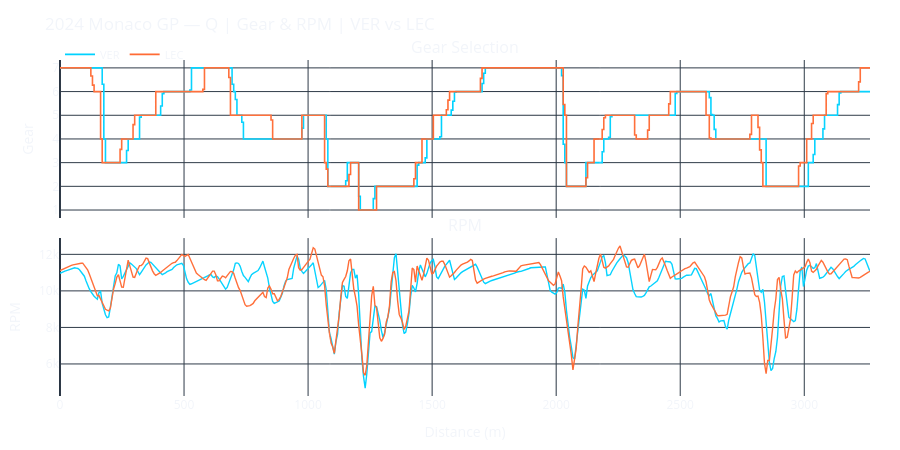

Here is the notebook cell this chart was saved with:
### Markdown cell above
## Cell 7 — Gear Map & RPM Comparison

### Code cell
fig2 = make_subplots(
    rows=2, cols=1,
    shared_xaxes=True,
    row_heights=[0.5, 0.5],
    vertical_spacing=0.06,
    subplot_titles=['Gear Selection', 'RPM']
)

# Step-line shape ('hv') reflects instantaneous gear shifts accurately
fig2.add_trace(go.Scatter(
    x=dist, y=df['nGear_D1'], name=DRIVER_1,
    line=dict(color=COLOR_D1, width=1.6, shape='hv'), hovertemplate='Gear %{y}'
), row=1, col=1)
fig2.add_trace(go.Scatter(
    x=dist, y=df['nGear_D2'], name=DRIVER_2,
    line=dict(color=COLOR_D2, width=1.6, shape='hv'), hovertemplate='Gear %{y}'
), row=1, col=1)

fig2.add_trace(go.Scatter(
    x=dist, y=df['RPM_D1'],
    line=dict(color=COLOR_D1, width=1.4), showlegend=False, hovertemplate='%{y:.0f} RPM'
), row=2, col=1)
fig2.add_trace(go.Scatter(
    x=dist, y=df['RPM_D2'],
    line=dict(color=COLOR_D2, width=1.4), showlegend=False, hovertemplate='%{y:.0f} RPM'
), row=2, col=1)

fig2 = add_sector_shading(fig2, sector_bounds, total_dist, n_rows=2)

fig2.update_layout(
    template=CHART_THEME,
    title=f'{YEAR} {GRAND_PRIX} GP — {SESSION_TYPE} | Gear & RPM | {DRIVER_1} vs {DRIVER_2}',
    height=450,
    hovermode='x unified',
    margin=dict(l=60, r=30, t=60, b=50),
    legend=dict(orientation='h', x=0, y=1.06, font=dict(size=11)),
    plot_bgcolor='rgba(0,0,0,0)',
    paper_bgcolor='rgba(0,0,0,0)'
)
fig2.update_yaxes(title_text='Gear', row=1, tickvals=list(range(1, 9)))
fig2.update_yaxes(title_text='RPM', row=2)
fig2.update_xaxes(title_text='Distance (m)', row=2)

fig2.show()

if SAVE_HTML:
    fname2 = EXPORT_DIR / f'{YEAR}_{GRAND_PRIX}_{SESSION_TYPE}_{DRIVER_1}_vs_{DRIVER_2}_gear_rpm.html'
    fig2.write_html(str(fname2))
    print(f'Saved: {fname2.resolve()}')

### Figure 1 — Plotly figure (JSON) as saved in the notebook; plotly's stock layout.template omitted (floating-point values rounded to 4 significant figures; data arrays with more than 128 entries replaced by an {"elided": "..."} marker saying what was removed)
{"data": [{"hovertemplate": "Gear %{y}", "line": {"color": "#00d2ff", "shape": "hv", "width": 1.6}, "name": "VER", "x": {"elided": "500 float values"}, "y": {"elided": "500 float values"}, "type": "scatter", "xaxis": "x", "yaxis": "y"}, {"hovertemplate": "Gear %{y}", "line": {"color": "#ff6b35", "shape": "hv", "width": 1.6}, "name": "LEC", "x": {"elided": "500 float values"}, "y": {"elided": "500 float values"}, "type": "scatter", "xaxis": "x", "yaxis": "y"}, {"hovertemplate": "%{y:.0f} RPM", "line": {"color": "#00d2ff", "width": 1.4}, "showlegend": false, "x": {"elided": "500 float values"}, "y": {"elided": "500 float values"}, "type": "scatter", "xaxis": "x2", "yaxis": "y2"}, {"hovertemplate": "%{y:.0f} RPM", "line": {"color": "#ff6b35", "width": 1.4}, "showlegend": false, "x": {"elided": "500 float values"}, "y": {"elided": "500 float values"}, "type": "scatter", "xaxis": "x2", "yaxis": "y2"}], "layout": {"xaxis": {"anchor": "y", "domain": [0.0, 1.0], "matches": "x2", "showticklabels": false}, "yaxis": {"anchor": "x", "domain": [0.53, 1.0], "title": {"text": "Gear"}, "tickvals": [1, 2, 3, 4, 5, 6, 7, 8]}, "xaxis2": {"anchor": "y2", "domain": [0.0, 1.0], "title": {"text": "Distance (m)"}}, "yaxis2": {"anchor": "x2", "domain": [0.0, 0.47], "title": {"text": "RPM"}}, "annotations": [{"font": {"size": 16}, "showarrow": false, "text": "Gear Selection", "x": 0.5, "xanchor": "center", "xref": "paper", "y": 1.0, "yanchor": "bottom", "yref": "paper"}, {"font": {"size": 16}, "showarrow": false, "text": "RPM", "x": 0.5, "xanchor": "center", "xref": "paper", "y": 0.47, "yanchor": "bottom", "yref": "paper"}], "shapes": [{"fillcolor": "rgba(255,255,255,0.03)", "line": {"width": 0}, "type": "rect", "x0": 0, "x1": 1088.0, "xref": "x", "y0": 0, "y1": 1, "yref": "y domain"}, {"fillcolor": "rgba(255,255,255,0.0)", "line": {"width": 0}, "type": "rect", "x0": 1088.0, "x1": 2177.0, "xref": "x", "y0": 0, "y1": 1, "yref": "y domain"}, {"fillcolor": "rgba(255,255,255,0.03)", "line": {"width": 0}, "type": "rect", "x0": 2177.0, "x1": 3265.0, "xref": "x", "y0": 0, "y1": 1, "yref": "y domain"}, {"line": {"color": "rgba(255,255,255,0.15)", "dash": "dot", "width": 1}, "type": "line", "x0": 1088.0, "x1": 1088.0, "xref": "x", "y0": 0, "y1": 1, "yref": "y domain"}, {"line": {"color": "rgba(255,255,255,0.15)", "dash": "dot", "width": 1}, "type": "line", "x0": 2177.0, "x1": 2177.0, "xref": "x", "y0": 0, "y1": 1, "yref": "y domain"}, {"fillcolor": "rgba(255,255,255,0.03)", "line": {"width": 0}, "type": "rect", "x0": 0, "x1": 1088.0, "xref": "x2", "y0": 0, "y1": 1, "yref": "y2 domain"}, {"fillcolor": "rgba(255,255,255,0.0)", "line": {"width": 0}, "type": "rect", "x0": 1088.0, "x1": 2177.0, "xref": "x2", "y0": 0, "y1": 1, "yref": "y2 domain"}, {"fillcolor": "rgba(255,255,255,0.03)", "line": {"width": 0}, "type": "rect", "x0": 2177.0, "x1": 3265.0, "xref": "x2", "y0": 0, "y1": 1, "yref": "y2 domain"}, {"line": {"color": "rgba(255,255,255,0.15)", "dash": "dot", "width": 1}, "type": "line", "x0": 1088.0, "x1": 1088.0, "xref": "x2", "y0": 0, "y1": 1, "yref": "y2 domain"}, {"line": {"color": "rgba(255,255,255,0.15)", "dash": "dot", "width": 1}, "type": "line", "x0": 2177.0, "x1": 2177.0, "xref": "x2", "y0": 0, "y1": 1, "yref": "y2 domain"}], "margin": {"l": 60, "r": 30, "t": 60, "b": 50}, "legend": {"font": {"size": 11}, "orientation": "h", "x": 0, "y": 1.06}, "title": {"text": "2024 Monaco GP — Q | Gear & RPM | VER vs LEC"}, "height": 450, "hovermode": "x unified", "plot_bgcolor": "rgba(0,0,0,0)", "paper_bgcolor": "rgba(0,0,0,0)"}}
